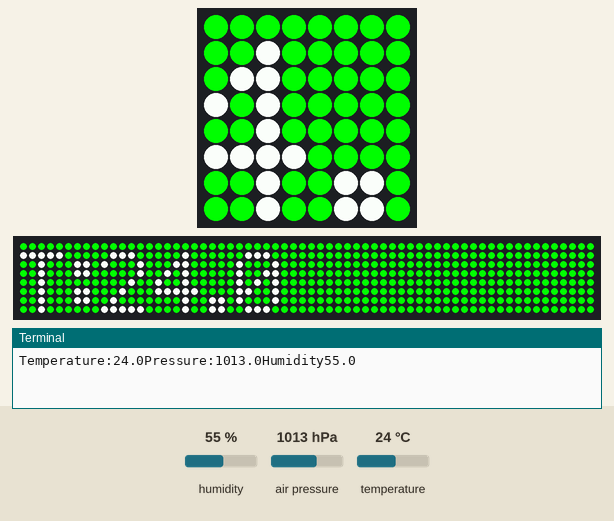
This program was run on a simulated Raspberry Pi (BCM pin numbers) with a Sense HAT. Shown: the Sense HAT's 8×8 RGB LED matrix, a strip that is not on the board, showing the scrolling text unrolled, the last lines printed to the terminal. The test bench sets the inputs (shaded band); at power-on: temperature 24 °C, humidity 55 %, air pressure 1013 hPa. The 64×8 strip is a reading aid, not a part: it shows the text the matrix is scrolling, unrolled, one strip-width of it at a time. At 19.0 s the program stops and its outputs stay as they are.

Above: at 1.25 s.
1.3 s: temperature set to 12 °C
At 1.96 s:
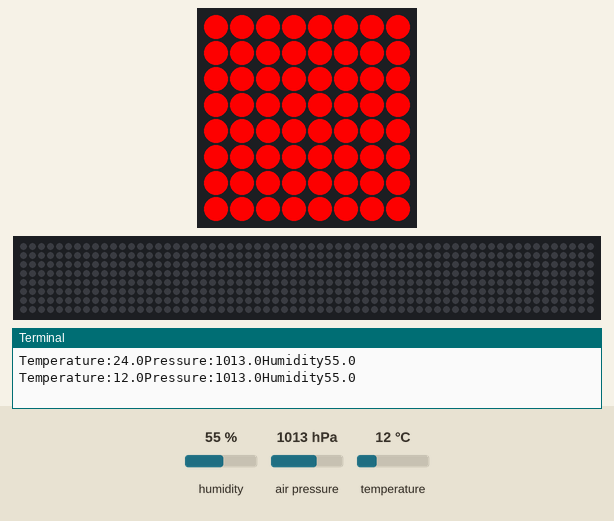
3.9 s: temperature set to 19 °C
At 5.62 s:
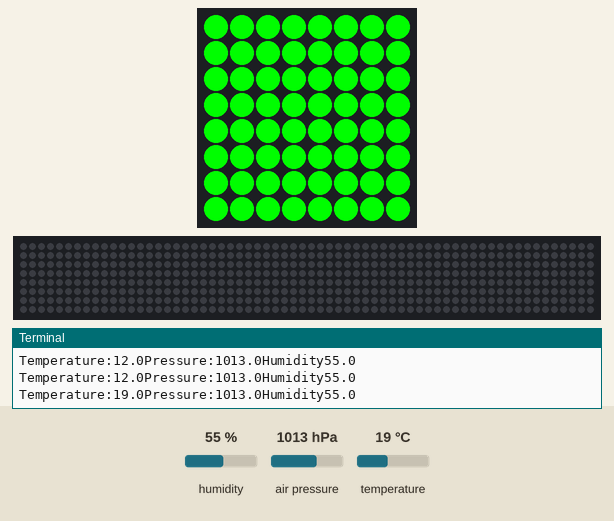
7.2 s: temperature set to 28 °C
At 9.33 s:
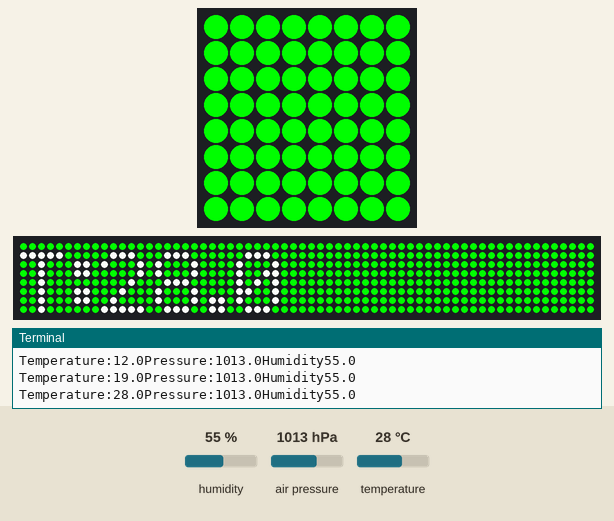

Measured:
- after the input at 1.3 s, the LEDs: first differ from a run without the input after 0.66 s (image 1)
- after the input at 3.9 s, the LEDs: first differ from a run without the input after 1.7 s (image 2)

The program:

warning_sense.py
```python
from sense_hat import SenseHat
sense=SenseHat()
sense.set_rotation(90)
for i in range(0,10):
    t=sense.get_temperature()
    p=sense.get_pressure()
    h=sense.get_humidity()

    t=round(t,2)
    p=round(p,2)
    h=round(h,2)

    print("Temperature:"+str(t)+"Pressure:"+str(p)+"Humidity"+str(h))
    message="T:"+str(t)
    #sense.show_message(message,scroll_speed=0.05)
    red=[255,0,0]
    green=[0,255,0]
    if t>18.3 and t<35.4:
        bg=green
    else:
        bg=red
    sense.show_message(message,back_colour=bg,scroll_speed=0.05)
```
